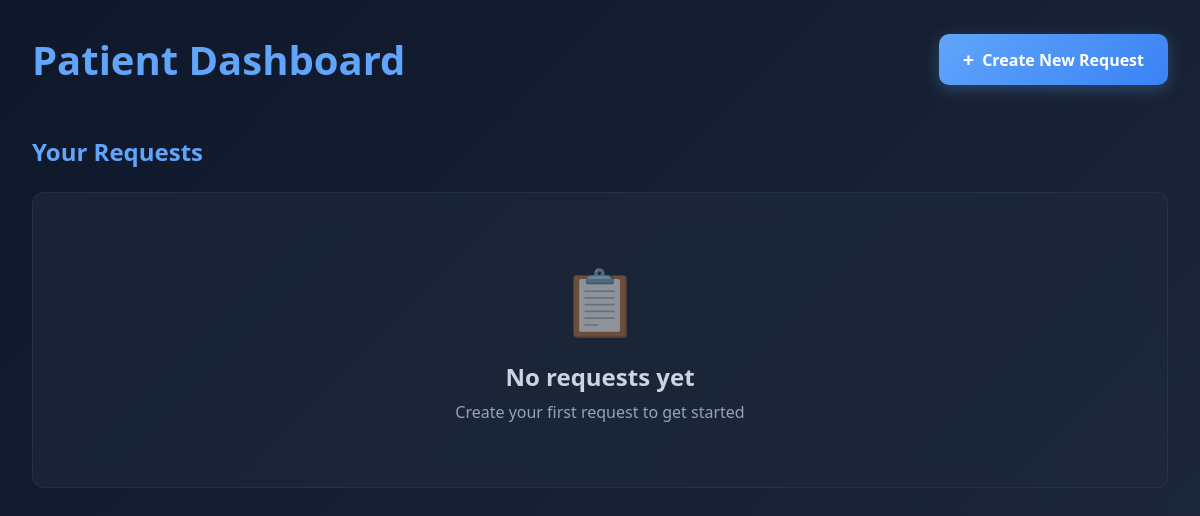
Page /patient/dashboard/ (signed in) on the earlier database version.
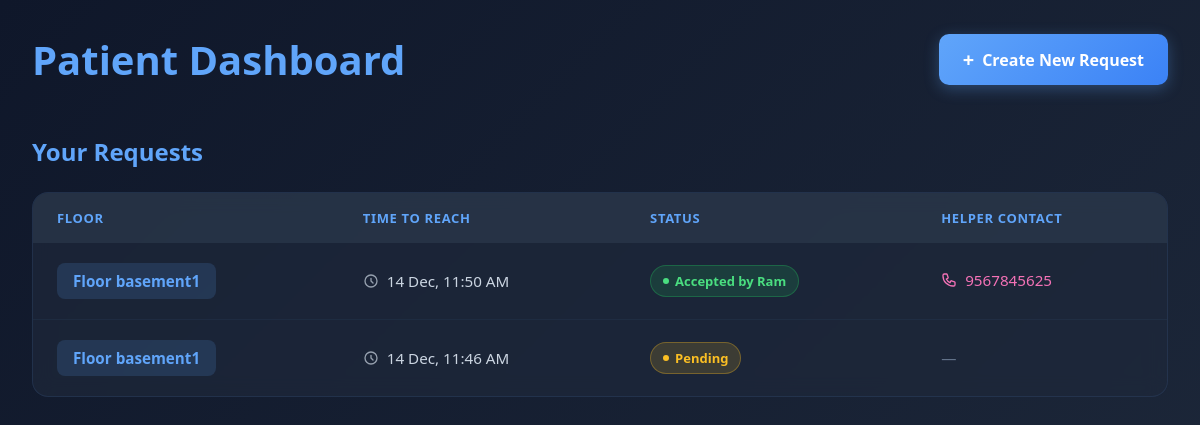
Same page on the later database version.
### app/models.py (models this page shows, shortened)
class Request(models.Model):
    FLOOR_CHOICES = [
        ('ground', 'Ground Floor'),
        ('basement1', 'Basement 1'),
        ('basement2', 'Basement 2'),
    ]
    patient = models.ForeignKey(Patient, on_delete=models.CASCADE)
    helper = models.ForeignKey(Helper, on_delete=models.SET_NULL, null=True, blank=True)
    floor = models.CharField(max_length=20, choices=FLOOR_CHOICES)
    time_to_reach = models.DateTimeField()
    is_accepted = models.BooleanField(default=False)
    created_at = models.DateTimeField(auto_now_add=True)

class Helper(models.Model):
    helper_id = models.CharField(max_length=50, unique=True)
    name = models.CharField(max_length=100)
    phone_number = models.CharField(max_length=15)

### app/views.py (the view)
# urls.py: path('patient/dashboard/', views.patient_dashboard, name='patient_dashboard'),
@login_required
def patient_dashboard(request):
    try:
        patient = Patient.objects.get(user=request.user)
        seven_days_ago = timezone.now() - timedelta(days=7)
        requests = Request.objects.filter(
            patient=patient,
            created_at__gte=seven_days_ago
        ).order_by('-created_at')
        return render(request, 'patient_dashboard.html', {'patient': patient, 'requests': requests})
    except Patient.DoesNotExist:
        messages.error(request, 'Patient profile not found. Please register as a patient.')
        logout(request)
        return redirect('patient_register')

### app/templatetags/custom_filters.py (called while the page is built)
@register.filter
def smart_date(value):
    if not value:
        return ""
    if timezone.is_naive(value):
        value = timezone.make_aware(value)
    now = timezone.now()
    if value.date() == now.date():
        return f"Today, {value.strftime('%I:%M %p')}"
    else:
        return value.strftime('%d %b, %I:%M %p')

### templates/patient_dashboard.html (shortened to what this page needs)
<!DOCTYPE html>
{% load custom_filters %}
<html lang="en">
<head>
</head>
<body>
  <div class="container">
    <div class="header">
      <h1 class="title">Patient Dashboard</h1>
      <a href="{% url 'create_request' %}" class="btn-create">
        <span style="font-size: 1.25rem;">+</span>
        <span>Create New Request</span>
      </a>
    </div>
    <div class="section-header">
      <h2 class="section-title">Your Requests</h2>
    </div>
    {% if requests %}
    <div class="table-container">
      <table>
        <thead>
          <tr>
            <th>FLOOR</th>
            <th>TIME TO REACH</th>
            <th>STATUS</th>
            <th>HELPER CONTACT</th>
          </tr>
        </thead>
        <tbody>
          {% for req in requests %}
          <tr>
            <td>
              <span class="floor-badge">Floor {{ req.floor }}</span>
            </td>
            <td>
              <div class="time-info">
                <svg style="width: 16px; height: 16px; opacity: 0.7;" fill="none" stroke="currentColor"
                  viewBox="0 0 24 24">
                  <path stroke-linecap="round" stroke-linejoin="round" stroke-width="2"
                    d="M12 8v4l3 3m6-3a9 9 0 11-18 0 9 9 0 0118 0z"></path>
                </svg>
                <span>{{ req.created_at|smart_date }}</span>
              </div>
            </td>
            <td>
              {% if req.is_accepted %}
              <span class="status-badge status-accepted">
                <span class="status-icon"></span>
                Accepted by {{ req.helper.name }}
              </span>
              {% else %}
              <span class="status-badge status-pending">
                <span class="status-icon"></span>
                Pending
              </span>
              {% endif %}
            </td>
            <td>
              {% if req.is_accepted and req.helper.phone_number %}
              <a href="tel:{{ req.helper.phone_number }}" class="contact-info">
                <span>{{ req.helper.phone_number }}</span>
              </a>
              {% else %}
              <span style="color: #64748b;">—</span>
              {% endif %}
            </td>
          </tr>
          {% endfor %}
        </tbody>
      </table>
    </div>
    {% else %}
    <div class="empty-state">
      <div class="empty-icon">📋</div>
      <h3>No requests yet</h3>
      <p>Create your first request to get started</p>
    </div>
    {% endif %}
  </div>
</body>
</html>

Differences in the rows shown:
added Request: floor "basement1", created_at|smart_date "14 Dec, 11:50 AM", helper.name "Ram", helper.phone_number "9567845625"
added Request: floor "basement1", created_at|smart_date "14 Dec, 11:46 AM", is_accepted False (drawn)
Other differences:
text no longer shown: "📋 No requests yet Create your first request to get started"
text now shown: "FLOOR TIME TO REACH STATUS HELPER CONTACT"
